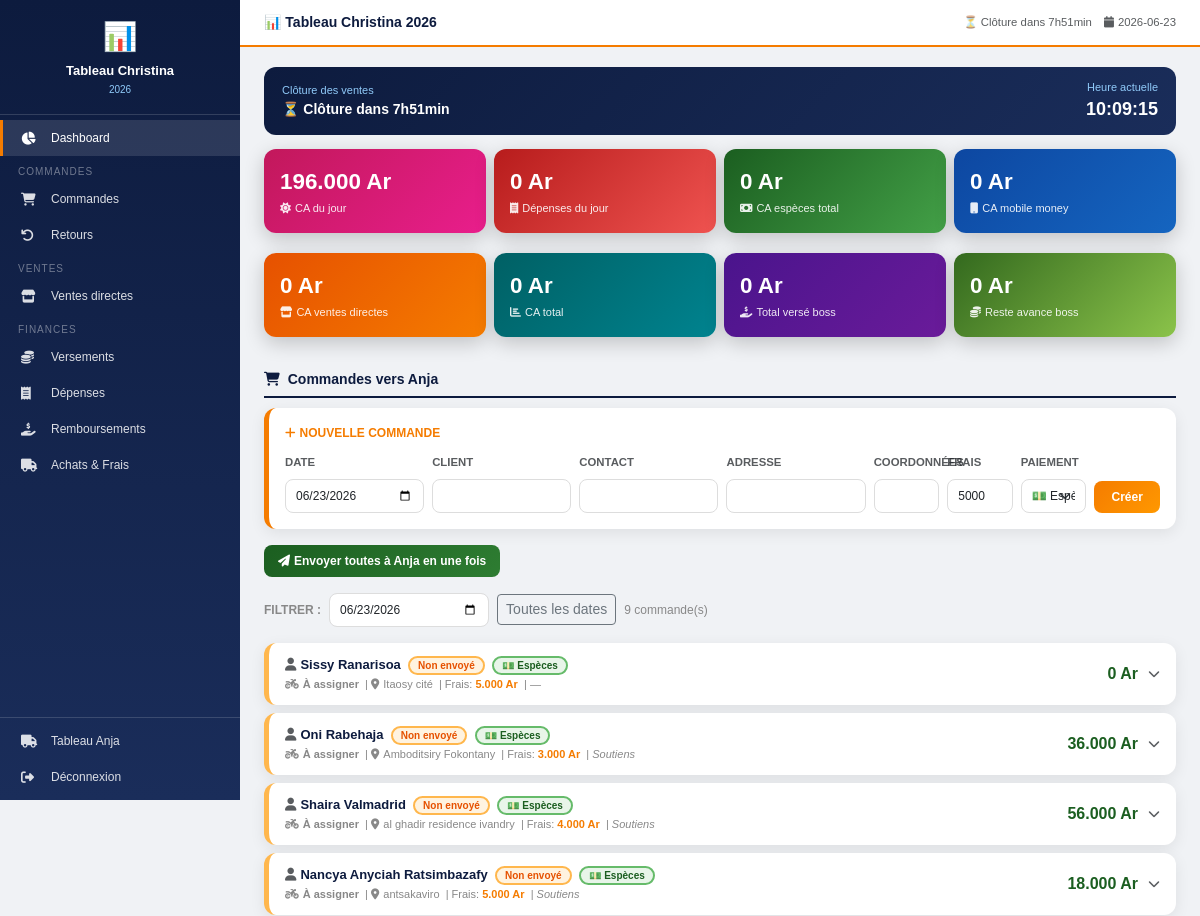
/moi (signed in, upper part), run on an earlier commit of the app's database.
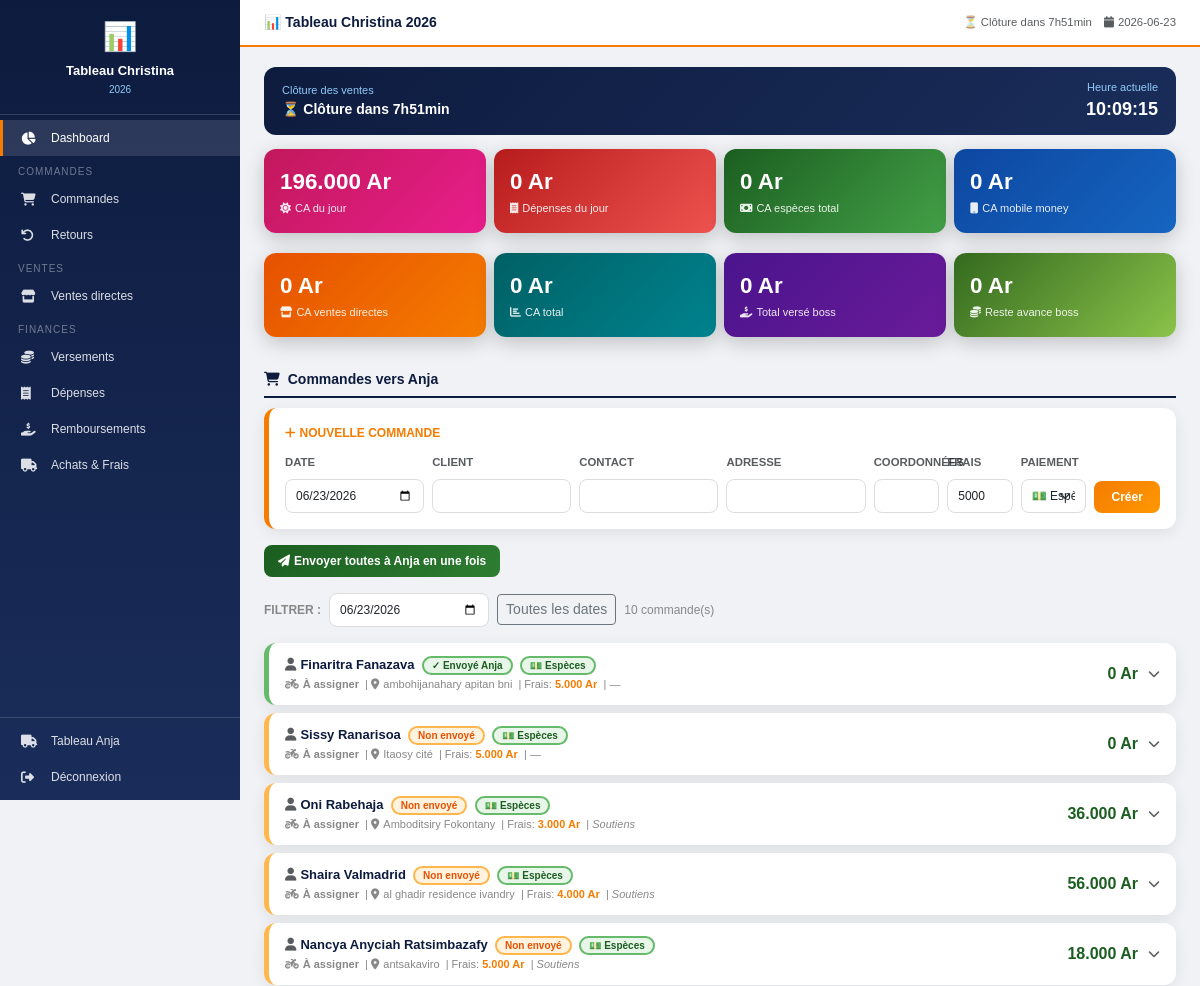
And on a later commit of the database.
### tables this page shows
CREATE TABLE commandes (
        id INTEGER PRIMARY KEY AUTOINCREMENT,
        date TEXT DEFAULT CURRENT_DATE,
        heure TEXT DEFAULT '',
        client TEXT DEFAULT '',
        contact TEXT DEFAULT '',
        adresse TEXT DEFAULT '',
        facebook TEXT DEFAULT '',
        livreur TEXT DEFAULT '',
        frais INTEGER DEFAULT 0,
        paiement TEXT DEFAULT 'espece',
        paiement_timing TEXT DEFAULT 'apres',
        coordonne TEXT DEFAULT 'non_recu',
        statut TEXT DEFAULT 'att',
        motif TEXT DEFAULT '',
        motif_autre TEXT DEFAULT '',
        retour_anja INTEGER DEFAULT 0,
        retour_christina INTEGER DEFAULT 0,
        montant_retour INTEGER DEFAULT 0,
        notes TEXT DEFAULT '',
        envoye_anja INTEGER DEFAULT 0
    );

### app.py (the view)
@app.route('/moi')
@login_required
def moi():
    conn = get_db()
    today = date.today().strftime('%Y-%m-%d')
    rows = conn.execute('SELECT * FROM commandes ORDER BY date DESC,id DESC').fetchall()
    commandes = []
    for r in rows:
        arts = get_articles(conn, r['id'])
        commandes.append({**dict(r),'total':calc_total(arts),'types':calc_types(arts),'articles':[dict(a) for a in arts]})
    retours = [c for c in commandes if c['retour_anja']==1 and c['retour_christina']==0 and c['statut'] in ('ann','ret','chg')]
    stock = conn.execute('SELECT * FROM stock ORDER BY categorie,ref').fetchall()
    ventes = conn.execute('SELECT * FROM ventes_directes ORDER BY date DESC').fetchall()
    achats = conn.execute('SELECT * FROM achats ORDER BY date DESC').fetchall()
    versements = conn.execute('SELECT * FROM versements ORDER BY date DESC').fetchall()
    avances = conn.execute('SELECT * FROM avances ORDER BY date DESC').fetchall()
    excedents = conn.execute('SELECT * FROM excedents ORDER BY date DESC').fetchall()
    depenses = conn.execute('SELECT * FROM depenses ORDER BY date DESC').fetchall()
    all_refs = [(ref,cat) for cat,refs in CATEGORIES.items() for ref in refs]
    ca_liv = sum(c['total'] for c in commandes if c['statut']=='liv')
    ca_mm = sum(c['total'] for c in commandes if c['statut'] in ('mvola','orange','airtel'))
    ca_vd = sum(v['qte']*v['prix_unitaire'] for v in ventes)
    ca_achats = sum(a['montant']+a['frais_port'] for a in achats)
    tot_vers = sum(v['montant'] for v in versements)
    tot_av = sum(a['montant'] for a in avances)
    tot_remb = sum(a['rembourse'] for a in avances)
    tot_dep = sum(d['montant'] for d in depenses)
    today_cmd = [c for c in commandes if c['date']==today]
    ca_jour = sum(c['total'] for c in today_cmd)
    ca_jour_vd = sum(v['qte']*v['prix_unitaire'] for v in ventes if v['date']==today)
    dep_jour = sum(d['montant'] for d in depenses if d['date']==today)
    conn.close()
    return render_template('moi.html',
        commandes=commandes, retours=retours, stock=stock,
        ventes=ventes, achats=achats, versements=versements,
        avances=avances, excedents=excedents, depenses=depenses,
        today=today, categories=CATEGORIES, all_refs=all_refs,
        prix_def=PRIX_DEF, livreurs=LIVREURS,
        ca_liv=ca_liv, ca_mm=ca_mm, ca_vd=ca_vd,
        ca_achats=ca_achats, tot_vers=tot_vers,
        tot_av=tot_av, tot_remb=tot_remb, tot_dep=tot_dep,
        ca_jour=ca_jour+ca_jour_vd, dep_jour=dep_jour)

### app.py (called while the page is built)
def get_db():
    conn = sqlite3.connect(DB)
    conn.row_factory = sqlite3.Row
    return conn

def login_required(f):
    @wraps(f)
    def dec(*args, **kwargs):
        if not session.get('logged_in'):
            return redirect(url_for('login'))
        return f(*args, **kwargs)
    return dec

def get_articles(conn, cid):
    return conn.execute('SELECT * FROM articles WHERE commande_id=?',(cid,)).fetchall()

def calc_total(arts):
    return sum(a['qte']*a['prix_unitaire'] for a in arts)

def calc_types(arts):
    t = set()
    for a in arts:
        if 'Charme' in a['categorie']: t.add('Soutiens')
        elif 'Slip' in a['categorie']: t.add('Slip')
        elif 'Chaussette' in a['categorie']: t.add('Chaussette')
    return ' + '.join(sorted(t)) if t else '—'

### templates/moi.html (shortened to what the changed rows need)
<!DOCTYPE html>
<html lang="fr">
<head>
<link href="https://cdn.jsdelivr.net/npm/bootstrap@5.3.0/dist/css/bootstrap.min.css" rel="stylesheet">
<link href="https://cdnjs.cloudflare.com/ajax/libs/font-awesome/6.4.0/css/all.min.css" rel="stylesheet">
</head>
<body>
<div class="main" id="main">
  <div class="content">
  <div id="commandes">
  <div class="d-flex gap-2 align-items-center mb-3 flex-wrap">
    <span style="font-size:12px;font-weight:700;color:#888;">FILTRER :</span>
    <input type="date" id="filtre-date" class="form-control" style="width:160px;" onchange="filtrerCommandes()" value="{{today}}">
    <button class="btn btn-sm btn-outline-secondary" onclick="document.getElementById('filtre-date').value='';filtrerCommandes()">Toutes les dates</button>
    <span id="nb-commandes" style="font-size:12px;color:#888;"></span>
  </div>
  {% for cmd in commandes %}
  {% set sent=cmd.envoye_anja==1 %}
  <div class="cmd-card {{'sent' if sent else 'unsent'}}" id="cmd-{{cmd.id}}" data-date="{{cmd.date}}">
    <div class="cmd-header" onclick="toggleCmd(this)">
      <div>
        <div style="font-size:13px;font-weight:700;color:var(--bn);">
          <i class="fas fa-user me-1 text-muted"></i>{{cmd.client}}
          &nbsp;{% if sent %}<span class="badge-vt">✓ Envoyé Anja</span>{% else %}<span class="badge-or">Non envoyé</span>{% endif %}
          &nbsp;{% if cmd.paiement=='mvola' %}<span class="badge-mv">📱 Mvola</span>
          {% elif cmd.paiement=='orange' %}<span class="badge-og">📱 Orange</span>
          {% elif cmd.paiement=='airtel' %}<span class="badge-ai">📱 Airtel</span>
          {% else %}<span class="badge-vt">💵 Espèces</span>{% endif %}
        </div>
        <div style="font-size:11px;color:#888;margin-top:2px;">
          <i class="fas fa-motorcycle me-1"></i><strong>{{cmd.livreur}}</strong>
          &nbsp;|&nbsp;<i class="fas fa-map-marker-alt me-1"></i>{{cmd.adresse}}
          &nbsp;|&nbsp;Frais: <strong style="color:var(--or);">{{"{:,}".format(cmd.frais).replace(",",".")}} Ar</strong>
          &nbsp;|&nbsp;<em>{{cmd.types}}</em>
        </div>
      </div>
      <div style="display:flex;align-items:center;gap:10px;">
        <span style="font-size:16px;font-weight:800;color:#1B5E20;">{{"{:,}".format(cmd.total).replace(",",".")}} Ar</span>
        <i class="fas fa-chevron-down text-muted" style="font-size:12px;"></i>
      </div>
    </div>
  </div>
  {% endfor %}
  </div>
  </div>
</div>
</body>
</html>

What changed in the data, as far as the page shows it:
added commandes: client "Finaritra Fanazava", shows "✓ Envoyé Anja", paiement "💵 Espèces", livreur "À assigner", adresse "ambohijanahary apitan bni", frais "5.000", types "—", total "0"
Also different on the page:
text written by a page script: "9 commande(s)" → "10 commande(s)"
